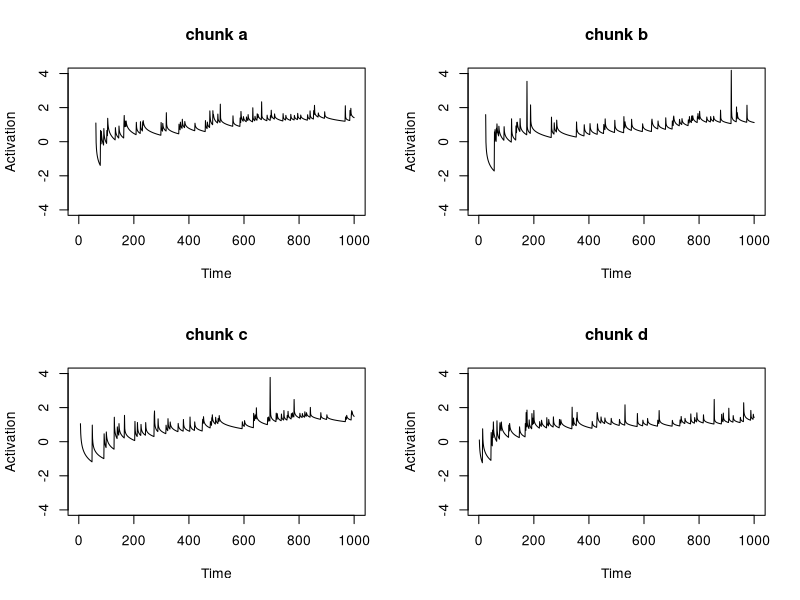

Write the R code that produced this figure.
## ---------------------------------------------------------------------------
##
## Template for DM assignment Cognitive Modeling Course
##
## Hedderik van Rijn, 091119
##
## ---------------------------------------------------------------------------

## List with parameter values:

params <- list()

params$d <- .5

## ---------------------------------------------------------------------------

## DM functions

create.dm <- function(chunks,encounters) {
  if (chunks > 52) {
    stop("Only up to 52 chunks allowed.")
  }
  DM <- array(NA,c(chunks,encounters))
  row.names(DM) <- c(letters,LETTERS)[1:chunks]
  DM
}

add.encounter <- function(DM,chunk,time) {
  tmp <- DM[chunk,]
  DM[chunk,sum(!is.na(tmp))+1] <- time
  DM
}

get.encounters <- function(DM,chunk) {
  tmp <- DM[chunk,]
  tmp[!is.na(tmp)]
}

## ---------------------------------------------------------------------------

## Baselevel activation functions:

## Simple version (only takes a single curtime value)
actr.B <- function(encounters,curtime) {
	if (curtime < min(encounters)) {
		return(NA)
	} else {
		log(sum((curtime - encounters[encounters<curtime])^-params$d))	
	}
}

## More advanced version, also takes multiple curtime values
actr.B <- function(encounters,curtime) {
	if (length(curtime)>1) {
		sapply(curtime,function(X) { actr.B(encounters,X)})
	} else {
		if (curtime < min(encounters)) {
			return(NA)
		} else {
			log(sum((curtime - encounters[encounters<curtime])^-params$d))	
		}
	}
}

actr.B.optimized <- function(n,Time,curtime=NULL) {
	if (is.null(curtime)) {
		log(n/(1-params$d)) - params$d * log(Time)
	} else {
		n <- curtime/Time * n
		log(n/(1-params$d)) - params$d * log(curtime)
	}
}

## ---------------------------------------------------------------------------

## Some example code to get you started:

params$num.chunks <- 4
params$max.num.encounters <- 100
params$duration <- 1000

## Create a DM with room for num.chunks chunks with up to num.encounters encounters per chunk.
DM <- create.dm(params$num.chunks,params$max.num.encounters)

## Add 100 encounters to DM
for (i in 1:250) {
  DM <- add.encounter(DM,letters[trunc(runif(1,1,params$num.chunks+1))],runif(1,0,params$duration))
}

## Calculate the activation per chunk: 

for (i in letters[1:params$num.chunks]) {
  cat("Activation of chunk ",i," is ");
  cat(actr.B(get.encounters(DM,i),params$duration),"\n");
}

## Plot activation per chunk:

par(mfrow=c(2,2))
for (i in letters[1:params$num.chunks]) {
  plot(1,1,type="n",xlim=c(1,params$duration),ylim=c(-4,4),xlab="Time",ylab="Activation",main=paste("chunk",i))
  
  curencounters <- get.encounters(DM,i)
  if (length(curencounters)>0) {
    lines(actr.B(curencounters,1:params$duration))
  }
}

## ---------------------------------------------------------------------------
##
## What you have to do:
##
## Write the code that simulates the experiment, i.e., every so many
## miliseconds a new item is presented, which has to be stored in DM.
##
## Write the code that performs the rehearsals, and interweave that
## with the stimulus presentation.
##
## Write the code that does the final recall. Keep in mind that that
## phase also takes time...
##
## Put everything in a nice plot.
##
## Hand in the R code + a PDF version of your plot. Make sure that the
## first couple of lines of your R code contain exact instructions on
## how to run your R code to reprodruce the plot. If your R code does
## not include those instructions, we will assume that the code
## doesn't work.
##
## ---------------------------------------------------------------------------
